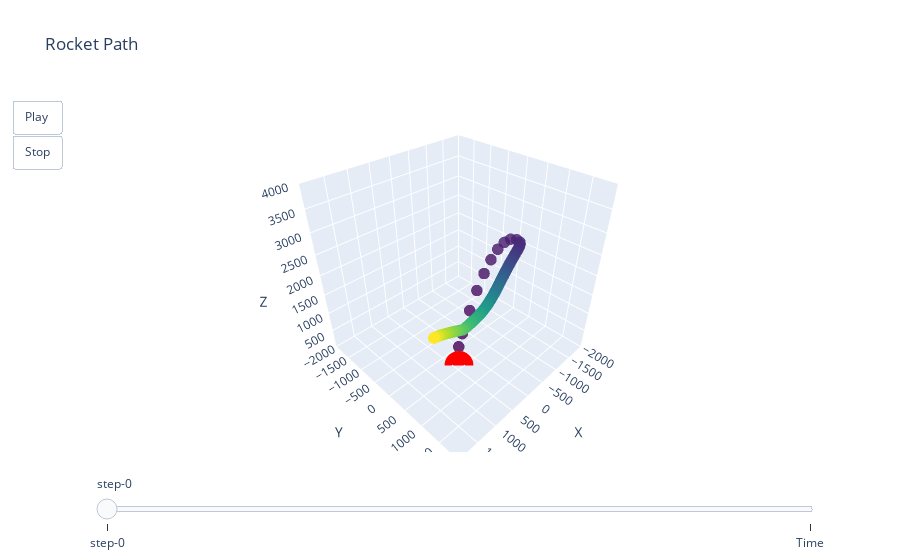

This figure's notebook cell:
### Code cell
# Plotly animation
# Create a trace for the rocket path
trace = go.Scatter3d(
    x=simulation['X'],
    y=simulation['Y'],
    z=simulation['Z'],
    mode='markers',
    marker=dict(
        size=4,
        color=simulation['Time'],  # set color to an array/list of desired values
        colorscale='Viridis',  # choose a colorscale
        opacity=0.8
    ),
    text=simulation['Time'].map('{:.3f}'.format) + ' s'  # this line sets the hover text
)

frames = [go.Frame(data=[go.Scatter3d(
    x=simulation['X'][:i],
    y=simulation['Y'][:i],
    z=simulation['Z'][:i],
    mode='markers',
    marker=dict(
        size=4,
        color=simulation['Time'][:i],
        colorscale='Viridis',
        opacity=0.8
    ),
    text=simulation['Time'][:i].map('{:.3f}'.format) + ' s'
)]) for i in range(1, len(simulation) + 1)]

# Create layout for the plot
layout = go.Layout(
    title='Rocket Path',
    scene=dict(
        xaxis=dict(title='X'),
        yaxis=dict(title='Y'),
        zaxis=dict(title='Z'),
    ),
    showlegend=False,
    updatemenus=[dict(type="buttons",
                        showactive=False,
                        buttons=[dict(label="Play",
                                        method="animate",
                                        args=[None, {"frame": {"duration": 500, "redraw": True}, "fromcurrent": True, "transition": {"duration": 300}}]),
                                dict(label="Stop",
                                        method="animate",
                                        args=[[None], {"frame": {"duration": 0, "redraw": False}, "mode": "immediate", "transition": {"duration": 0}}])])],
    # Set the duration of the animation
    sliders=[dict(steps=[dict(method='animate',
                              args=[None, dict(frame=dict(duration=100, redraw=True), fromcurrent=True)]),
                         dict(label='Time',
                              method='animate',
                              args=[None, dict(frame=dict(duration=100, redraw=True), fromcurrent=True)])])],
)

# Create animation figure
figSim = go.Figure(data=[trace], frames=frames, layout=layout)

# Plot coordinates of antenna rig
figSim.add_trace(go.Scatter3d(x=[elevationMotorX], y=[elevationMotorY], z=[elevationMotorZ],
                                 mode='markers', marker=dict(size=5, color='red'), name='Antenna rig'))

# Change limits of the plot
figSim.update_layout(scene=dict(aspectmode='cube', 
                                   xaxis=dict(range=[-2000, 2000]), 
                                   yaxis=dict(range=[-2000, 2000]), 
                                   zaxis=dict(range=[0, 4000])))

figSim.show()

### Figure 1 — Plotly figure (JSON) as saved in the notebook; plotly's stock layout.template omitted (floating-point values rounded to 4 significant figures)
{"data": [{"marker": {"color": [0, 2.851, 5.703, 8.554, 11.41, 14.26, 17.11, 19.96, 22.81, 25.66, 28.51, 31.36, 34.22, 37.07, 39.92, 42.77, 45.62, 48.47, 51.32, 54.18, 57.03, 59.88, 62.73, 65.58, 68.43, 71.28, 74.13, 76.99, 79.84, 82.69, 85.54, 88.39, 91.24, 94.09, 96.95, 99.8, 102.6, 105.5, 108.4, 111.2, 114.1, 116.9, 119.8, 122.6, 125.5, 128.3, 131.2, 134.0, 136.9, 139.7, 142.6, 145.4, 148.3, 151.1, 154.0, 156.8, 159.7, 162.5, 165.4, 168.2, 171.1, 173.9, 176.8, 179.6, 182.5, 185.3, 188.2, 191.0, 193.9, 196.7, 199.6, 202.4, 205.3, 208.1, 211.0, 213.8, 216.7, 219.6, 222.4, 225.3, 228.1, 231.0, 233.8, 236.7, 239.5, 242.4, 245.2, 248.1, 250.9, 253.8, 256.6, 259.5, 262.3, 265.2, 268.0, 270.9, 273.7, 276.6, 279.4], "colorscale": [[0, "#440154"], [0.1111, "#482878"], [0.2222, "#3e4989"], [0.3333, "#31688e"], [0.4444, "#26828e"], [0.5556, "#1f9e89"], [0.6667, "#35b779"], [0.7778, "#6ece58"], [0.8889, "#b5de2b"], [1, "#fde725"]], "opacity": 0.8, "size": 4}, "mode": "markers", "text": ["0.000 s", "2.851 s", "5.703 s", "8.554 s", "11.405 s", "14.257 s", "17.108 s", "19.959 s", "22.811 s", "25.662 s", "28.513 s", "31.365 s", "34.216 s", "37.067 s", "39.919 s", "42.770 s", "45.621 s", "48.473 s", "51.324 s", "54.175 s", "57.027 s", "59.878 s", "62.729 s", "65.581 s", "68.432 s", "71.283 s", "74.135 s", "76.986 s", "79.837 s", "82.689 s", "85.540 s", "88.391 s", "91.243 s", "94.094 s", "96.945 s", "99.797 s", "102.648 s", "105.499 s", "108.351 s", "111.202 s", "114.053 s", "116.905 s", "119.756 s", "122.607 s", "125.459 s", "128.310 s", "131.161 s", "134.013 s", "136.864 s", "139.715 s", "142.567 s", "145.418 s", "148.269 s", "151.121 s", "153.972 s", "156.823 s", "159.675 s", "162.526 s", "165.377 s", "168.229 s", "171.080 s", "173.931 s", "176.783 s", "179.634 s", "182.485 s", "185.337 s", "188.188 s", "191.039 s", "193.891 s", "196.742 s", "199.593 s", "202.445 s", "205.296 s", "208.147 s", "210.999 s", "213.850 s", "216.701 s", "219.553 s", "222.404 s", "225.255 s", "228.107 s", "230.958 s", "233.809 s", "236.661 s", "239.512 s", "242.363 s", "245.215 s", "248.066 s", "250.917 s", "253.769 s", "256.620 s", "259.471 s", "262.323 s", "265.174 s", "268.025 s", "270.877 s", "273.728 s", "276.579 s", "279.431 s"], "type": "scatter3d", "x": [0, -30.25, -93.3, -149.7, -201.9, -250.9, -297.6, -342.5, -386.0, -428.6, -452.6, -456.0, -453.7, -449.2, -443.8, -438.4, -433.2, -428.4, -423.9, -419.9, -416.3, -413.2, -410.5, -408.2, -406.4, -405.0, -403.9, -403.0, -402.1, -401.2, -400.4, -399.7, -398.9, -398.2, -397.6, -397.0, -396.4, -395.8, -395.1, -394.3, -393.4, -392.4, -391.1, -389.8, -388.2, -386.5, -384.7, -382.7, -380.5, -378.1, -375.3, -372.1, -368.6, -364.7, -360.4, -355.7, -350.6, -345.1, -339.2, -332.9, -325.9, -318.1, -309.4, -299.6, -288.9, -277.2, -264.6, -251.1, -236.9, -222.0, -206.3, -190.0, -173.4, -156.7, -140.1, -123.3, -106.6, -89.77, -72.94, -56.08, -39.14, -22.19, -5.244, 11.75, 28.69, 45.28, 61.48, 77.28, 92.7, 107.6, 122.1, 136.6, 150.2, 163.8, 176.8, 189.4, 201.8, 213.3, 224.9], "y": [0, 81.24, 237.2, 375.8, 502.7, 621.3, 733.7, 841.6, 946.3, 1049.0, 1106.0, 1114.0, 1107.0, 1093.0, 1077.0, 1060.0, 1042.0, 1025.0, 1007.0, 989.4, 972.0, 954.7, 937.5, 920.4, 903.5, 886.8, 870.1, 853.5, 837.0, 820.5, 804.1, 787.8, 771.4, 755.2, 738.9, 722.8, 706.6, 690.5, 674.2, 657.7, 640.9, 623.8, 606.4, 588.8, 570.9, 552.6, 534.1, 515.2, 496.1, 476.6, 456.6, 436.1, 415.2, 393.8, 371.9, 349.5, 326.6, 303.2, 279.3, 255.0, 230.2, 205.1, 179.5, 153.6, 127.3, 100.8, 74.31, 47.95, 21.77, -4.186, -29.89, -55.07, -79.77, -104.3, -128.6, -152.8, -176.8, -200.6, -224.3, -247.8, -271.0, -294.1, -317.3, -340.2, -362.7, -384.7, -406.0, -426.7, -446.7, -466.0, -484.5, -503.1, -520.1, -537.2, -553.3, -568.8, -583.9, -597.7, -611.4], "z": [1.8, 446.4, 1173.0, 1753.0, 2213.0, 2569.0, 2832.0, 3007.0, 3100.0, 3113.0, 3079.0, 3040.0, 2995.0, 2948.0, 2901.0, 2853.0, 2806.0, 2758.0, 2711.0, 2664.0, 2617.0, 2570.0, 2523.0, 2477.0, 2430.0, 2384.0, 2337.0, 2291.0, 2245.0, 2199.0, 2153.0, 2107.0, 2061.0, 2016.0, 1970.0, 1925.0, 1880.0, 1835.0, 1789.0, 1744.0, 1700.0, 1655.0, 1610.0, 1565.0, 1521.0, 1476.0, 1432.0, 1388.0, 1344.0, 1300.0, 1256.0, 1212.0, 1168.0, 1125.0, 1081.0, 1038.0, 994.5, 951.3, 908.2, 865.2, 822.4, 779.6, 736.9, 694.3, 651.8, 609.4, 567.1, 524.9, 482.8, 440.7, 398.7, 369.7, 356.4, 343.1, 329.9, 316.7, 303.5, 290.3, 277.1, 263.9, 250.8, 237.6, 224.4, 211.3, 198.1, 185.0, 171.9, 158.7, 145.6, 132.5, 119.4, 106.3, 93.24, 80.15, 67.08, 54.01, 40.95, 27.9, 14.85]}, {"marker": {"color": "red", "size": 10}, "mode": "markers", "name": "Antenna rig", "type": "scatter3d", "x": [400], "y": [400], "z": [0]}], "layout": {"scene": {"aspectmode": "cube", "xaxis": {"range": [-2000, 2000], "title": {"text": "X"}}, "yaxis": {"range": [-2000, 2000], "title": {"text": "Y"}}, "zaxis": {"range": [0, 4000], "title": {"text": "Z"}}}, "showlegend": false, "sliders": [{"steps": [{"args": [null, {"frame": {"duration": 100, "redraw": true}, "fromcurrent": true}], "method": "animate"}, {"args": [null, {"frame": {"duration": 100, "redraw": true}, "fromcurrent": true}], "label": "Time", "method": "animate"}]}], "title": {"text": "Rocket Path"}, "updatemenus": [{"buttons": [{"args": [null, {"frame": {"duration": 500, "redraw": true}, "fromcurrent": true, "transition": {"duration": 300}}], "label": "Play", "method": "animate"}, {"args": [[null], {"frame": {"duration": 0, "redraw": false}, "mode": "immediate", "transition": {"duration": 0}}], "label": "Stop", "method": "animate"}], "showactive": false, "type": "buttons"}]}}
